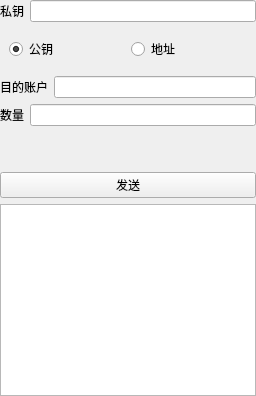
                     <widget class="QWidget" name="page">
                      <layout class="QVBoxLayout" name="verticalLayout_8">
                       <property name="spacing">
                        <number>6</number>
                       </property>
                       <property name="leftMargin">
                        <number>0</number>
                       </property>
                       <property name="topMargin">
                        <number>0</number>
                       </property>
                       <property name="rightMargin">
                        <number>0</number>
                       </property>
                       <property name="bottomMargin">
                        <number>0</number>
                       </property>
                       <item>
                        <widget class="QWidget" name="widget" native="true">
                         <layout class="QVBoxLayout" name="verticalLayout_7">
                          <property name="spacing">
                           <number>6</number>
                          </property>
                          <property name="leftMargin">
                           <number>0</number>
                          </property>
                          <property name="topMargin">
                           <number>0</number>
                          </property>
                          <property name="rightMargin">
                           <number>0</number>
                          </property>
                          <property name="bottomMargin">
                           <number>0</number>
                          </property>
                          <item>
                           <layout class="QHBoxLayout" name="horizontalLayout_2">
                            <item>
                             <widget class="QLabel" name="label_8">
                              <property name="text">
                               <string>私钥</string>
                              </property>
                             </widget>
                            </item>
                            <item>
                             <widget class="QLineEdit" name="edtTSPrivate"/>
                            </item>
                           </layout>
                          </item>
                          <item>
                           <layout class="QHBoxLayout" name="horizontalLayout_13">
                            <item>
                             <widget class="QWidget" name="widget_8" native="true">
                              <layout class="QHBoxLayout" name="horizontalLayout_25">
                               <item>
                                <widget class="QRadioButton" name="rdoTSPubKey">
                                 <property name="text">
                                  <string>公钥</string>
                                 </property>
                                 <property name="checked">
                                  <bool>true</bool>
                                 </property>
                                </widget>
                               </item>
                               <item>
                                <widget class="QRadioButton" name="rdoTSAddress">
                                 <property name="text">
                                  <string>地址</string>
                                 </property>
                                </widget>
                               </item>
                              </layout>
                             </widget>
                            </item>
                           </layout>
                          </item>
                          <item>
                           <layout class="QHBoxLayout" name="horizontalLayout_3">
                            <item>
                             <widget class="QLabel" name="label_9">
                              <property name="text">
                               <string>目的账户</string>
                              </property>
                             </widget>
                            </item>
                            <item>
                             <widget class="QLineEdit" name="edtTSDest"/>
                            </item>
                           </layout>
                          </item>
                          <item>
                           <layout class="QHBoxLayout" name="horizontalLayout_8">
                            <item>
                             <widget class="QLabel" name="label_10">
                              <property name="text">
                               <string>数量</string>
                              </property>
                             </widget>
                            </item>
                            <item>
                             <widget class="QLineEdit" name="edtTSAmount"/>
                            </item>
                           </layout>
                          </item>
                          <item>
                           <spacer name="verticalSpacer_2">
                            <property name="orientation">
                             <enum>Qt::Vertical</enum>
                            </property>
                            <property name="sizeHint" stdset="0">
                             <size>
                              <width>20</width>
                              <height>40</height>
                             </size>
                            </property>
                           </spacer>
                          </item>
                          <item>
                           <widget class="QPushButton" name="btnTranslateSend">
                            <property name="text">
                             <string>发送</string>
                            </property>
                           </widget>
                          </item>
                          <item>
                           <widget class="QPlainTextEdit" name="edtTSPlainEdit"/>
                          </item>
                         </layout>
                        </widget>
                       </item>
                      </layout>
                     </widget>
